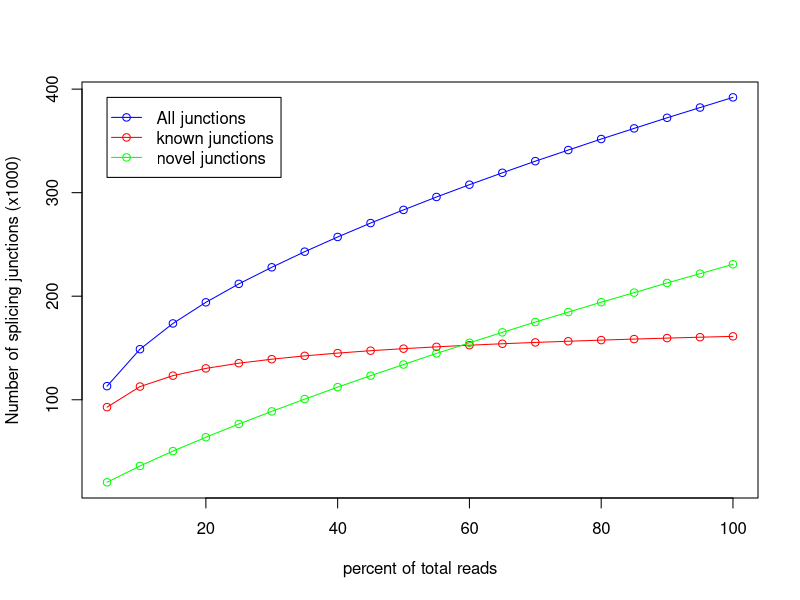

The R source for this figure:
pdf('CF98443.junctionSaturation_plot.pdf')
x=c(5,10,15,20,25,30,35,40,45,50,55,60,65,70,75,80,85,90,95,100)
y=c(92850,112751,123281,130301,135313,139165,142401,145047,147379,149345,151091,152686,154091,155377,156506,157607,158605,159533,160415,161228)
z=c(113142,148834,173693,194102,211939,227933,243018,257215,270655,283376,295839,307709,319188,330435,341138,351821,362080,372312,382216,392051)
w=c(20292,36083,50412,63801,76626,88768,100617,112168,123276,134031,144748,155023,165097,175058,184632,194214,203475,212779,221801,230823)
m=max(161,392,230)
n=min(92,113,20)
plot(x,z/1000,xlab='percent of total reads',ylab='Number of splicing junctions (x1000)',type='o',col='blue',ylim=c(n,m))
points(x,y/1000,type='o',col='red')
points(x,w/1000,type='o',col='green')
legend(5,392, legend=c("All junctions","known junctions", "novel junctions"),col=c("blue","red","green"),lwd=1,pch=1)
dev.off()
